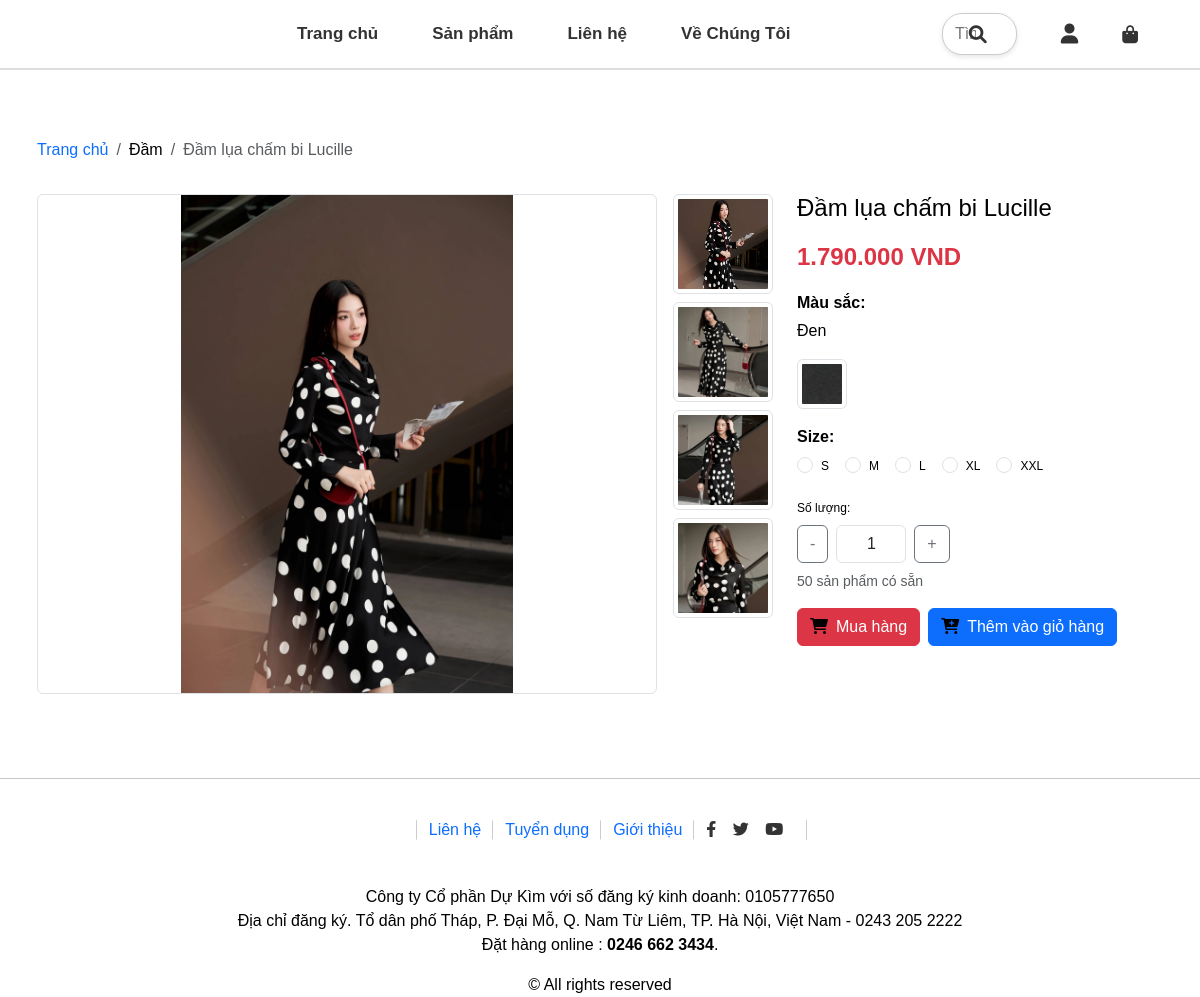
The app's page /khachhang/product.php?product_id=40, older data.
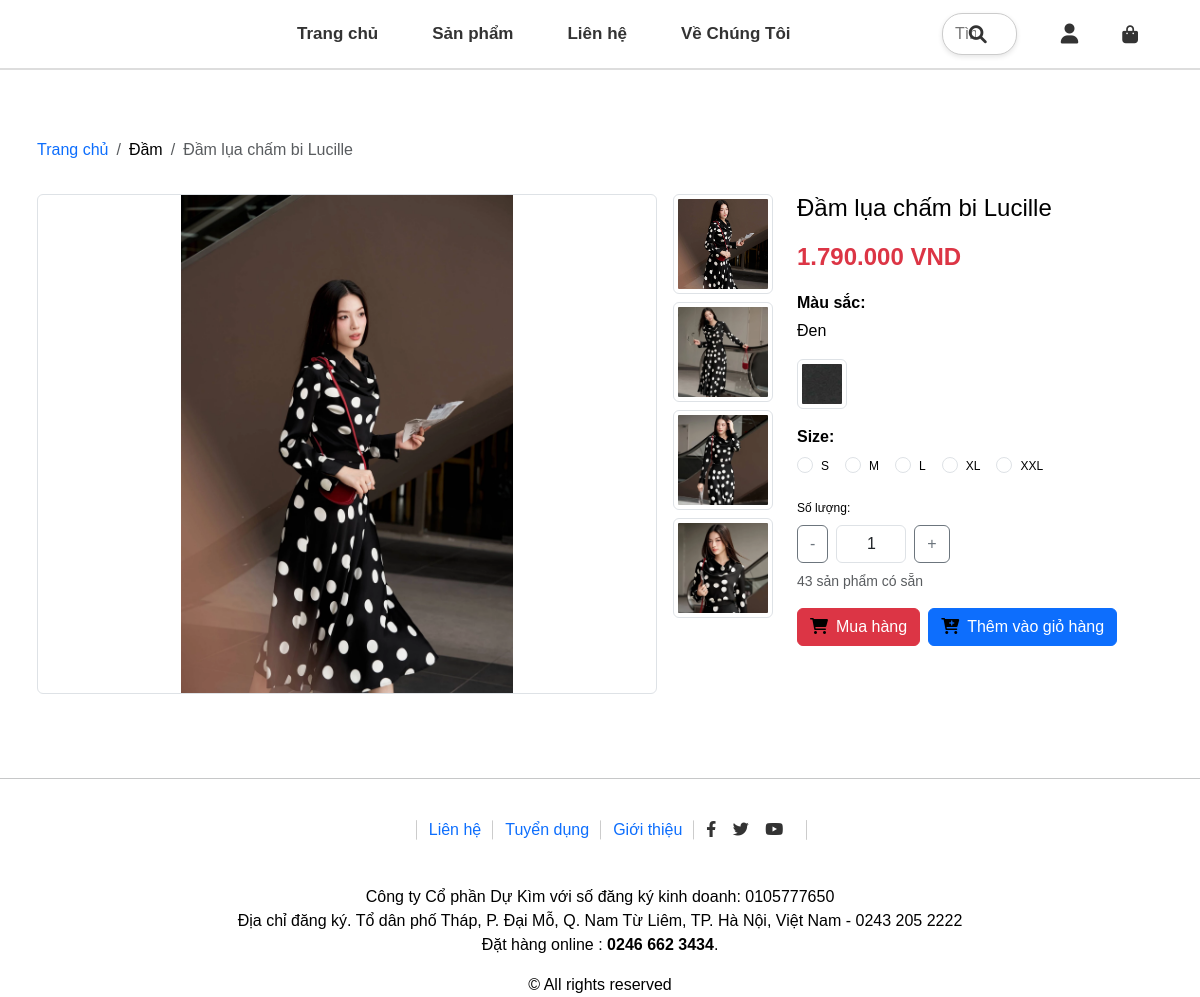
The same page, newer data.
### tables this page shows
CREATE TABLE `products` (
  `product_id` int(11) NOT NULL,
  `product_name` varchar(255) NOT NULL,
  `product_description` text DEFAULT NULL,
  `product_price` decimal(10,2) NOT NULL,
  `product_sale` int(11) NOT NULL,
  `product_quantity` int(11) NOT NULL,
  `product_image` varchar(255) DEFAULT NULL,
  `brand_id` int(11) DEFAULT NULL,
  `created_at` timestamp NOT NULL DEFAULT current_timestamp(),
  `updated_at` timestamp NOT NULL DEFAULT current_timestamp() ON UPDATE current_timestamp(),
  `product_color_image` varchar(255) DEFAULT NULL,
  `product_color_name` varchar(255) DEFAULT NULL,
  `remarkable` tinyint(1) DEFAULT 0,
  `price_sale` decimal(10,2) GENERATED ALWAYS AS (`product_price` - `product_price` * `product_sale` / 100) STORED,
  `product_size` int(11) NOT NULL
);

CREATE TABLE `brands` (
  `brand_id` int(11) NOT NULL,
  `brand_name` varchar(255) NOT NULL
);

### database/database.php (called while the page is built, shortened)
<?php
class Database {
    private $host = "localhost";
    private $user = "root";
    private $pass = "";
    private $dbname = "clothing_store";
    public function connect() {
        $this->conn = new mysqli($this->host, $this->user, $this->pass, $this->dbname);
    }
}
?>

### khachhang/product.php (the view, shortened to what the changed rows need)
<?php
include 'header.php';
$db = new Database();
$product_id = $_GET['product_id'];
$query_chitiet = "SELECT * FROM products, brands WHERE products.brand_id = brands.brand_id AND products.product_id = '$product_id' LIMIT 1";
$result_chitiet = $db->conn->query($query_chitiet);
if ($result_chitiet->num_rows > 0) {
    while ($chitiet = $result_chitiet->fetch_assoc()) {
?>
        <link rel="stylesheet" href="../styles_product.css" type="text/css" media="screen" />
        <link rel="stylesheet" href="https://cdn.jsdelivr.net/npm/bootstrap@5.3.0/dist/css/bootstrap.min.css">
        <div class="product py-5">
            <div class="container">
                <div class="row mb-3">
                    <nav aria-label="breadcrumb">
                        <ol class="breadcrumb">
                            <li class="breadcrumb-item"><a href="index.php">Trang chủ</a></li>
                            <li class="breadcrumb-item"><?php echo $chitiet['brand_name']; ?></li>
                            <li class="breadcrumb-item active" aria-current="page"><?php echo $chitiet['product_name']; ?></li>
                        </ol>
                    </nav>
                </div>
                <form action="addcart.php?product_id=<?php echo $chitiet['product_id']; ?>" method="post">
                    <div class="row">
                        <div class="col-md-8 d-flex">
                            <div class="flex-grow-1 me-3">
                                <img src="../uploads/<?php echo $chitiet['product_image']; ?>"
                                    class="img-fluid border rounded w-100 h-100"
                                    style="object-fit: contain; max-height: 500px;"
                                    alt="Product Image">
                            </div>
                            <div class="d-flex flex-column">
                                <?php
                                $query_images = "SELECT img_url FROM product_img WHERE product_id = '$product_id'";
                                $result_images = $db->conn->query($query_images);
                                if ($result_images->num_rows > 0) {
                                    while ($image = $result_images->fetch_assoc()) {
                                ?>
                                        <img src="../uploads/<?php echo $image['img_url']; ?>"
                                            class="img-thumbnail mb-2"
                                            style="width: 100px; height: 100px; object-fit: cover;"
                                            alt="Product Description Image">
                                <?php
                                    }
                                }
                                ?>
                            </div>
                        </div>
                        <div class="col-md-4">
                            <h1 class="h4 mb-3"><?php echo htmlspecialchars($chitiet['product_name']); ?></h1>
                            <p class="text-danger fw-bold fs-4">
                                <?php echo number_format($chitiet['product_price'], 0, ',', '.') . " VND"; ?>
                            </p>
                            <div class="mb-3">
                                <p class="mb-1 fw-bold">Màu sắc:</p>
                                <p><?php echo htmlspecialchars($chitiet['product_color_name']); ?></p>
                                <img src="../uploads/<?php echo htmlspecialchars($chitiet['product_color_image']); ?>"
                                    class="img-thumbnail rounded border p-1"
                                    style="max-width: 50px; max-height: 50px;"
                                    alt="Color Image">
                            </div>
                            <div class="mb-3">
                                <p class="fw-bold mb-1">Size:</p>
                                <div class="d-flex flex-wrap">
                                    <?php
                                    $query_size = "SELECT * FROM product_sizes WHERE product_id = '$product_id'";
                                    $result_size = $db->conn->query($query_size);
                                    if ($result_size->num_rows > 0) {
                                        while ($product_size = $result_size->fetch_assoc()) {
                                    ?>
                                            <div class="form-check me-3">
                                                <input class="form-check-input" type="radio" name="selected_size" id="size_<?php echo $product_size['size_name']; ?>" value="<?php echo $product_size['size_name']; ?>" required>
                                                <label class="form-check-label" for="size_<?php echo $product_size['size_name']; ?>">
                                                    <?php echo htmlspecialchars($product_size['size_name']); ?>
                                                </label>
                                            </div>
                                    <?php
                                        }
                                    }
                                    ?>
                                </div>
                            </div>
                            <div class="mb-3">
                                <label class="form-label">Số lượng:</label>
                                <div class="d-flex align-items-center">
                                    <button type="button" class="btn btn-outline-secondary minus">-</button>
                                    <input type="number" name="quantity" value="1" min="1" max="99" class="form-control mx-2 text-center" style="width: 70px;">
                                    <button type="button" class="btn btn-outline-secondary plus">+</button>
                                </div>
                                <small class="text-muted mt-2 d-block"><?php echo htmlspecialchars($chitiet['product_quantity']); ?> sản phẩm có sẵn</small>
                            </div>
                            <div class="d-flex gap-2">
                                <button type="submit" name="addcart" class="btn btn-danger">
                                    <i class="fas fa-shopping-cart me-2"></i>Mua hàng
                                </button>
                                <button type="submit" name="add" class="btn btn-primary">
                                    <i class="fa-solid fa-cart-plus me-2"></i>Thêm vào giỏ hàng
                                </button>
                            </div>
                        </div>
                    </div>
                </form>
            </div>
        </div>
<?php
    }
}
include 'footer.php';
?>

Row changes from the older to the newer data that the page shows:
changed products "Đầm lụa chấm bi Lucille": product_quantity "50" → "43"
